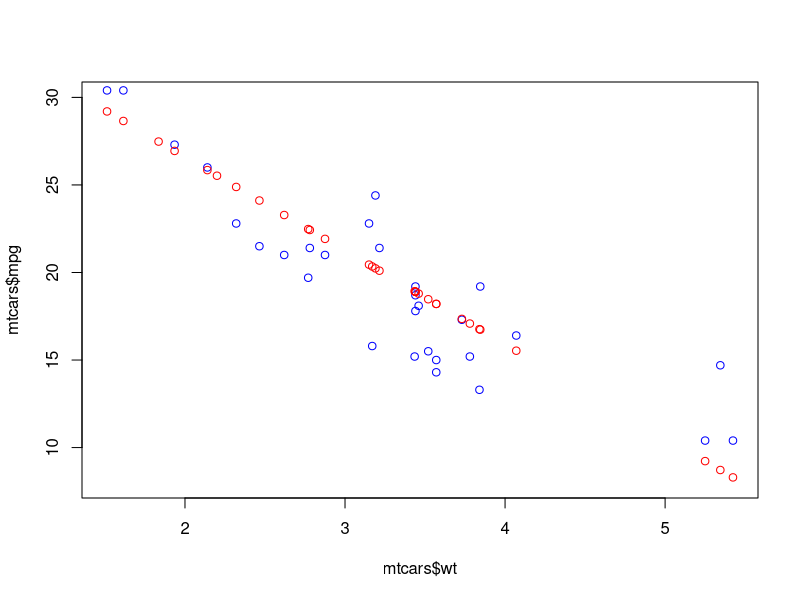
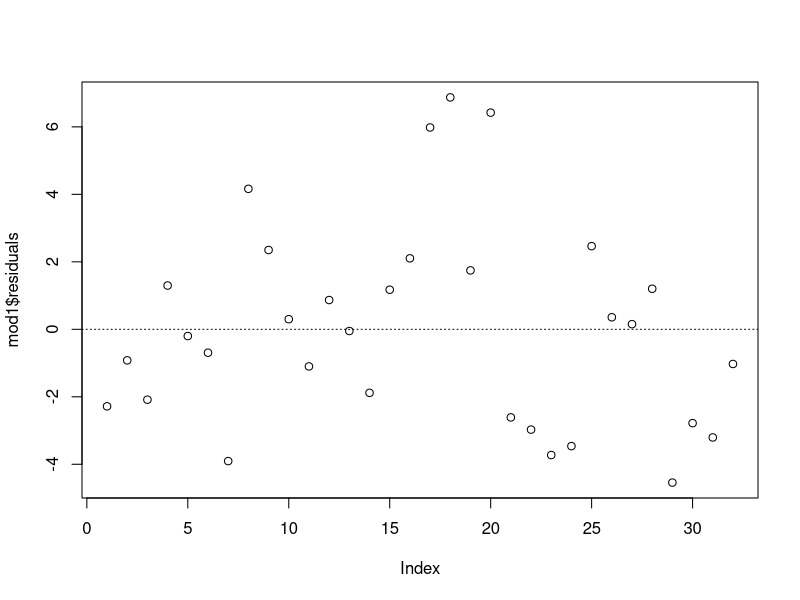

Write R code to recreate these figures, in order.
# https://www.eduonix.com/dashboard/mathematics-for-data-science-and-ai-using-r/lecture/16108849
# https://www.eduonix.com/dashboard/mathematics-for-data-science-and-ai-using-r/lecture/16108850

# -----------------------------------------------
## TOC:
##  1. Viewing residuals
##  2. Interpreting SSE and RMSE
# -----------------------------------------------

# -----------------------------------------------
##  1. Viewing residuals
# -----------------------------------------------
mod1 <- lm(mpg ~ wt, data = mtcars)

## Plot actuals and predicted values
summary(mtcars$mpg) # range of ~10 to 30
summary(mod1$fitted.values) # range of ~8 to 30

plot(x = mtcars$wt, y = mtcars$mpg, ylim = c(8,30), col = 'blue')
points(x = mtcars$wt, y = mod1$fitted.values, col = 'red')

## Plot residuals directly
plot(mod1$residuals) # should be no discernible pattern, w/ roughly same number above and below
abline(h = 0, lty = 3)


# -----------------------------------------------
##  2. Interpreting SSE and RMSE
# -----------------------------------------------
library(tidyverse) #necesario para la funcion rename
fit.stats <- as.data.frame(cbind(mtcars$mpg, mod1$fitted.values)) %>%
  rename(Actuals = V1, Predicted.Values = V2) %>%
  mutate(error = Actuals - Predicted.Values,  # y - yhat
         squared.error = error^2) 

SSE <- sum(fit.stats$squared.error)
SSE
## The sum of the individual squared errors is ~ 278
## Thus there are are about 278 squared units of error in the model

RMSE <- sqrt(mean(fit.stats$squared.error))
RMSE
## The Mean of the individual squared errors (MSE) is ~ 8.7
## The square root of the MSE (RMSE) is ~ 2.95
## Thus the predicted values are about 2.95 units away from the actual, on average

